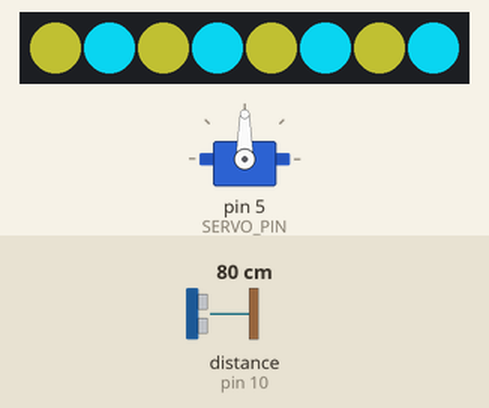
The sketch below on a simulated Arduino Uno, built with avr-gcc and run on an emulated ATmega328P. Parts: 8 RGB LEDs in strip order, left to right, servo. Wiring (inferred from the names in the program): ultrasonic range finder: trigger pin 9; echo pin 10. Inputs (shaded band) come from the test bench; at power-on: distance to the obstacle (sensor on pin 10) 80 cm. The echo pulse lasts 58.3 µs per cm; dim RGB values are drawn brighter than linear; random numbers use the default seed unless the sketch sets one; what the sketch prints to the serial monitor is not drawn.

Above: at 1.9 s.
2.0 s: distance to the obstacle (sensor on pin 10) set to 32 cm
5.2 s: distance to the obstacle (sensor on pin 10) set to 28 cm
At 5.85 s:
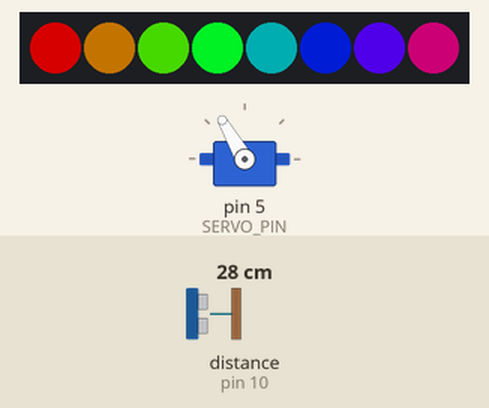
7.7 s: distance to the obstacle (sensor on pin 10) set to 12 cm
9.3 s: distance to the obstacle (sensor on pin 10) set to 9 cm
At 10.0 s:
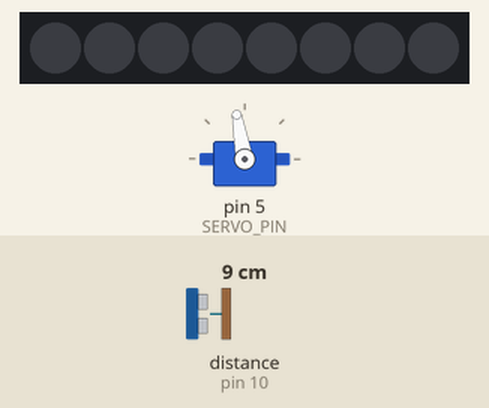
11.0 s: distance to the obstacle (sensor on pin 10) set to 35 cm
At 11.92 s:
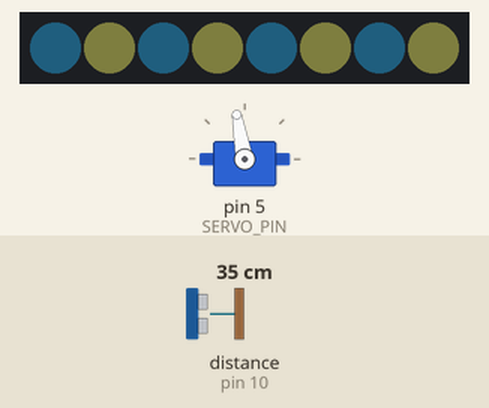
14.1 s: distance to the obstacle (sensor on pin 10) set to 2 cm
At 15.8 s:
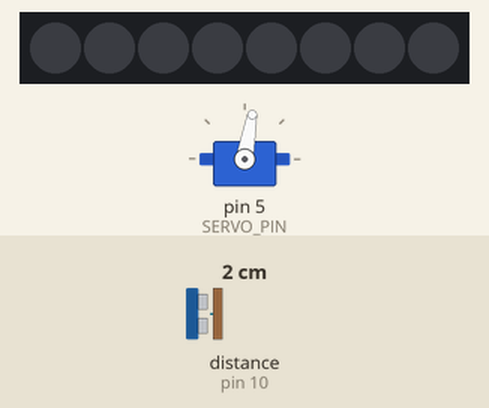
Timing chart, 0 to 23.0 s (numbered marks = the images above; inputs shaded):
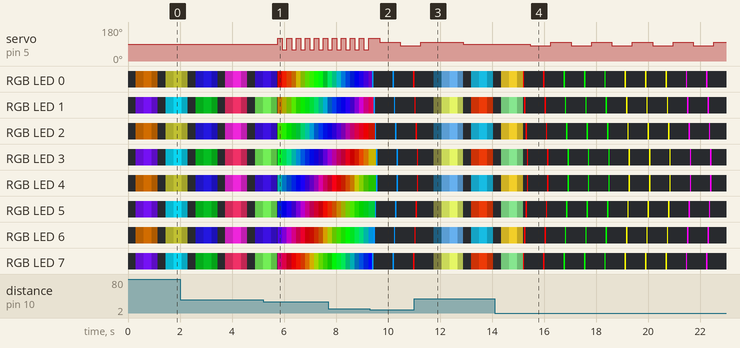

Measured:
- the behaviour switches between 31 and 30 cm on distance to the obstacle (sensor on pin 10) (found by bisection; images 0 and 1)
- the behaviour switches between 11 and 10 cm on distance to the obstacle (sensor on pin 10) (found by bisection; images 1 and 2)
- after the input at 5.2 s, servo on pin 5 (SERVO_PIN): alternates 120° for 0.17 s and 60° for 0.17 s, starting after 0.57 s
- after the input at 14.1 s, servo on pin 5 (SERVO_PIN): alternates 100° for 0.78 s and 80° for 0.78 s, starting after 1.4 s
- what the display in image 2 shows lasts 0.6 s, from 9.6 s to 10.2 s

The sketch:

PulseofLight.ino
```cpp
#include <Adafruit_NeoPixel.h>
#include <Servo.h>

#define LED_PIN     6
#define LED_COUNT   8  // 根據你實際LED數量調整
#define TRIG_PIN    9
#define ECHO_PIN    10
#define SERVO_PIN   5

Adafruit_NeoPixel strip(LED_COUNT, LED_PIN, NEO_GRB + NEO_KHZ800);
Servo myServo;

int waveColorIndex = 0;
uint32_t waveColors[] = {
  strip.Color(0, 150, 255),   // 藍
  strip.Color(255, 0, 0),     // 紅
  strip.Color(0, 255, 0),     // 綠
  strip.Color(255, 255, 0),   // 黃
  strip.Color(255, 0, 255),   // 紫
  strip.Color(0, 255, 255),   // 青
  strip.Color(255, 150, 0)    // 橘
};

void setup() {
  Serial.begin(9600);
  pinMode(TRIG_PIN, OUTPUT);
  pinMode(ECHO_PIN, INPUT);
  strip.begin();
  strip.show(); // 全部熄滅
  myServo.attach(SERVO_PIN);
  randomSeed(analogRead(0));
}

void loop() {
  float distance = readDistance();
  Serial.print("距離: ");
  Serial.print(distance);
  Serial.println(" cm");

  if (distance < 10) {
    waveGlowColorCycle();
    slowServoMotion();
  } else if (distance >= 10 && distance <= 30) {
    fastRainbowWithFlicker();
    fastServoMotion();
  } else {
    randomDualFade();
    myServo.write(90); // 停在中間
  }
}

float readDistance() {
  digitalWrite(TRIG_PIN, LOW);
  delayMicroseconds(2);
  digitalWrite(TRIG_PIN, HIGH);
  delayMicroseconds(10);
  digitalWrite(TRIG_PIN, LOW);
  long duration = pulseIn(ECHO_PIN, HIGH);
  return duration * 0.034 / 2;
}

void fastRainbowWithFlicker() {
  static uint16_t j = 0;
  for (uint16_t i = 0; i < strip.numPixels(); i++) {
    uint8_t flicker = random(100, 256);
    uint32_t color = Wheel((i * 256 / strip.numPixels() + j) & 255);
    color = scaleColor(color, flicker);
    strip.setPixelColor(i, color);
  }
  strip.show();
  j = (j + 10) & 0xFFFF;
  delay(20);
}

void waveGlowColorCycle() {
  static int waveCount = 0;
  waveCount++;
  if (waveCount % 3 == 0) {
    waveColorIndex = (waveColorIndex + 1) % (sizeof(waveColors) / sizeof(waveColors[0]));
  }
  uint32_t currentColor = waveColors[waveColorIndex];

  for (int i = 0; i < LED_COUNT / 2; i++) {
    int opposite = LED_COUNT - 1 - i;
    strip.setPixelColor(i, currentColor);
    strip.setPixelColor(opposite, currentColor);
    strip.show();
    delay(50);
    strip.setPixelColor(i, 0);
    strip.setPixelColor(opposite, 0);
  }
  strip.show();
  delay(80);
}

void randomDualFade() {
  uint32_t color1 = randomColor();
  uint32_t color2 = randomColor();
  for (int b = 0; b < 256; b += 5) {
    fadeTwoColors(color1, color2, b);
    delay(10);
  }
  for (int b = 255; b >= 0; b -= 5) {
    fadeTwoColors(color1, color2, b);
    delay(10);
  }
}

void fadeTwoColors(uint32_t c1, uint32_t c2, uint8_t brightness) {
  for (int i = 0; i < LED_COUNT; i++) {
    uint32_t c = (i % 2 == 0) ? c1 : c2;
    strip.setPixelColor(i, scaleColor(c, brightness));
  }
  strip.show();
}

void slowServoMotion() {
  static bool toggle = false;
  myServo.write(toggle ? 80 : 100);
  toggle = !toggle;
  delay(500);
}

void fastServoMotion() {
  static bool toggle = false;
  myServo.write(toggle ? 60 : 120);
  toggle = !toggle;
  delay(150);
}

uint32_t randomColor() {
  return strip.Color(random(0, 256), random(0, 256), random(0, 256));
}

uint32_t scaleColor(uint32_t color, uint8_t brightness) {
  uint8_t r = (uint8_t)((color >> 16) & 0xFF);
  uint8_t g = (uint8_t)((color >> 8) & 0xFF);
  uint8_t b = (uint8_t)(color & 0xFF);

  r = r * brightness / 255;
  g = g * brightness / 255;
  b = b * brightness / 255;

  return strip.Color(r, g, b);
}

uint32_t Wheel(byte WheelPos) {
  WheelPos = 255 - WheelPos;
  if (WheelPos < 85) {
    return strip.Color(255 - WheelPos * 3, 0, WheelPos * 3);
  } else if (WheelPos < 170) {
    WheelPos -= 85;
    return strip.Color(0, WheelPos * 3, 255 - WheelPos * 3);
  } else {
    WheelPos -= 170;
    return strip.Color(WheelPos * 3, 255 - WheelPos * 3, 0);
  }
}

void setAll(uint32_t c) {
  for (int i = 0; i < LED_COUNT; i++) {
    strip.setPixelColor(i, c);
  }
  strip.show();
}
```
